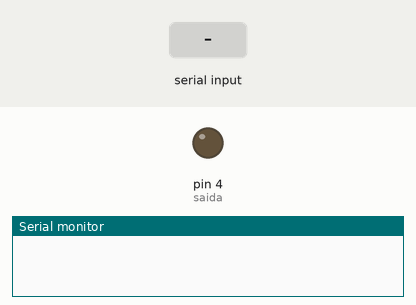
Recording of a sketch running on a simulated Arduino Uno, built with avr-gcc and run on an emulated ATmega328P. Shown: output pins drawn as LEDs (lit = HIGH), the last lines printed to the serial monitor. The test bench sets the inputs (shaded band).

Above: at 1.2 s.
1.3 s: "DelphosStartIgnition" received over the second serial link
At 3.4 s:
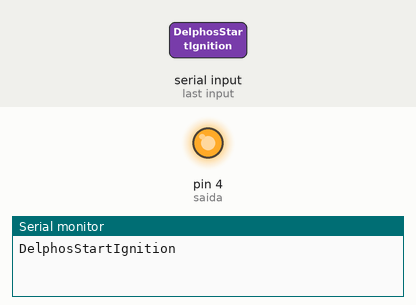
3.8 s: "1" received over the second serial link
At 5.2 s:
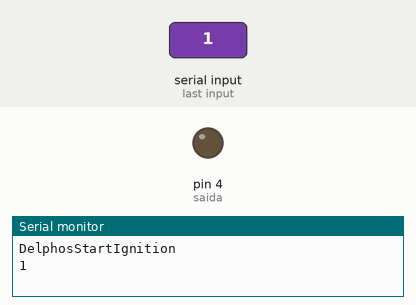
Timing chart, 0 to 6.8 s (numbered marks = the images above; inputs shaded):
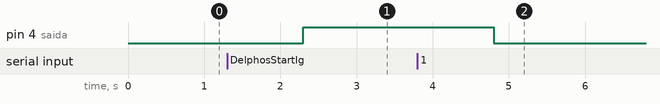

The sketch:

Sistema_Ignicao.ino
```cpp
#include <SoftwareSerial.h>

#define rx 2
#define tx 3
#define saida 4

SoftwareSerial bluetooth(rx, tx); // Rx, Tx

void setup() {
  bluetooth.begin(9600);
  Serial.begin(9600);

  pinMode(rx, INPUT);
  pinMode(tx, OUTPUT);
  pinMode(saida, OUTPUT);

}

void loop() {
  if (bluetooth.available() > 0) {
    String msg = bluetooth.readString();
    Serial.println(msg);
    if (msg == "DelphosStartIgnition") {
      digitalWrite(saida, HIGH);
    } else {
      digitalWrite(saida, LOW);
    }
  }
}
```

Measured:
- after the input at 1.3 s, pin 4 (saida): LOW → HIGH after 1.0 s
- after the input at 3.8 s, pin 4 (saida): HIGH → LOW after 1.0 s
